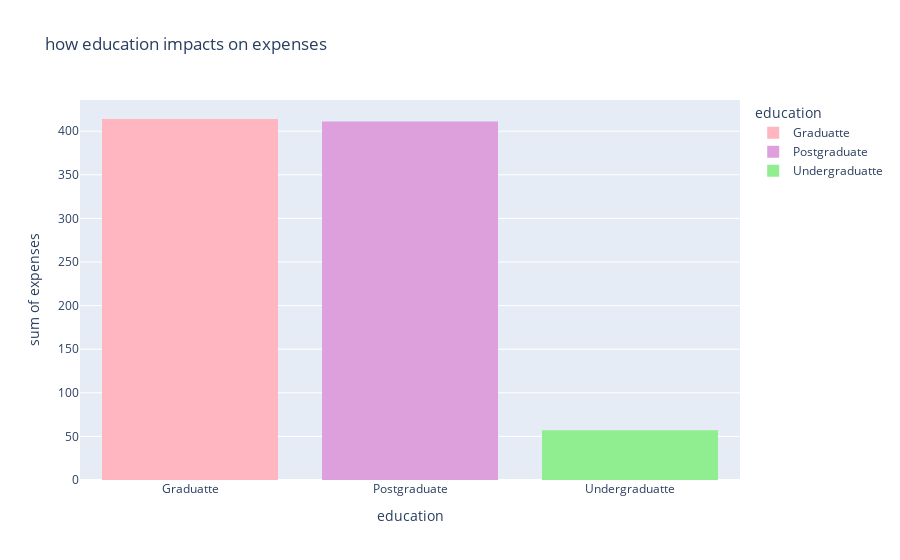

Source (notebook cell):
### Code cell
fig=px.histogram(gr_education,x='education',y='expenses',title='how education impacts on expenses',color='education', color_discrete_sequence=['lightpink', 'plum','lightgreen'])
fig.show()

### Figure 1 — Plotly figure (JSON) as saved in the notebook; plotly's stock layout.template omitted (floating-point values rounded to 4 significant figures)
{"data": [{"alignmentgroup": "True", "bingroup": "x", "histfunc": "sum", "hovertemplate": "education=%{x}<br>sum of expenses=%{y}<extra></extra>", "legendgroup": "Graduatte", "marker": {"color": "lightpink", "pattern": {"shape": ""}}, "name": "Graduatte", "offsetgroup": "Graduatte", "orientation": "v", "showlegend": true, "type": "histogram", "x": ["Graduatte"], "xaxis": "x", "y": [414], "yaxis": "y"}, {"alignmentgroup": "True", "bingroup": "x", "histfunc": "sum", "hovertemplate": "education=%{x}<br>sum of expenses=%{y}<extra></extra>", "legendgroup": "Postgraduate", "marker": {"color": "plum", "pattern": {"shape": ""}}, "name": "Postgraduate", "offsetgroup": "Postgraduate", "orientation": "v", "showlegend": true, "type": "histogram", "x": ["Postgraduate"], "xaxis": "x", "y": [411], "yaxis": "y"}, {"alignmentgroup": "True", "bingroup": "x", "histfunc": "sum", "hovertemplate": "education=%{x}<br>sum of expenses=%{y}<extra></extra>", "legendgroup": "Undergraduatte", "marker": {"color": "lightgreen", "pattern": {"shape": ""}}, "name": "Undergraduatte", "offsetgroup": "Undergraduatte", "orientation": "v", "showlegend": true, "type": "histogram", "x": ["Undergraduatte"], "xaxis": "x", "y": [57], "yaxis": "y"}], "layout": {"barmode": "relative", "legend": {"title": {"text": "education"}, "tracegroupgap": 0}, "title": {"text": "how education impacts on expenses"}, "xaxis": {"anchor": "y", "categoryarray": ["Graduatte", "Postgraduate", "Undergraduatte"], "categoryorder": "array", "domain": [0, 1], "title": {"text": "education"}}, "yaxis": {"anchor": "x", "domain": [0, 1], "title": {"text": "sum of expenses"}}}}
